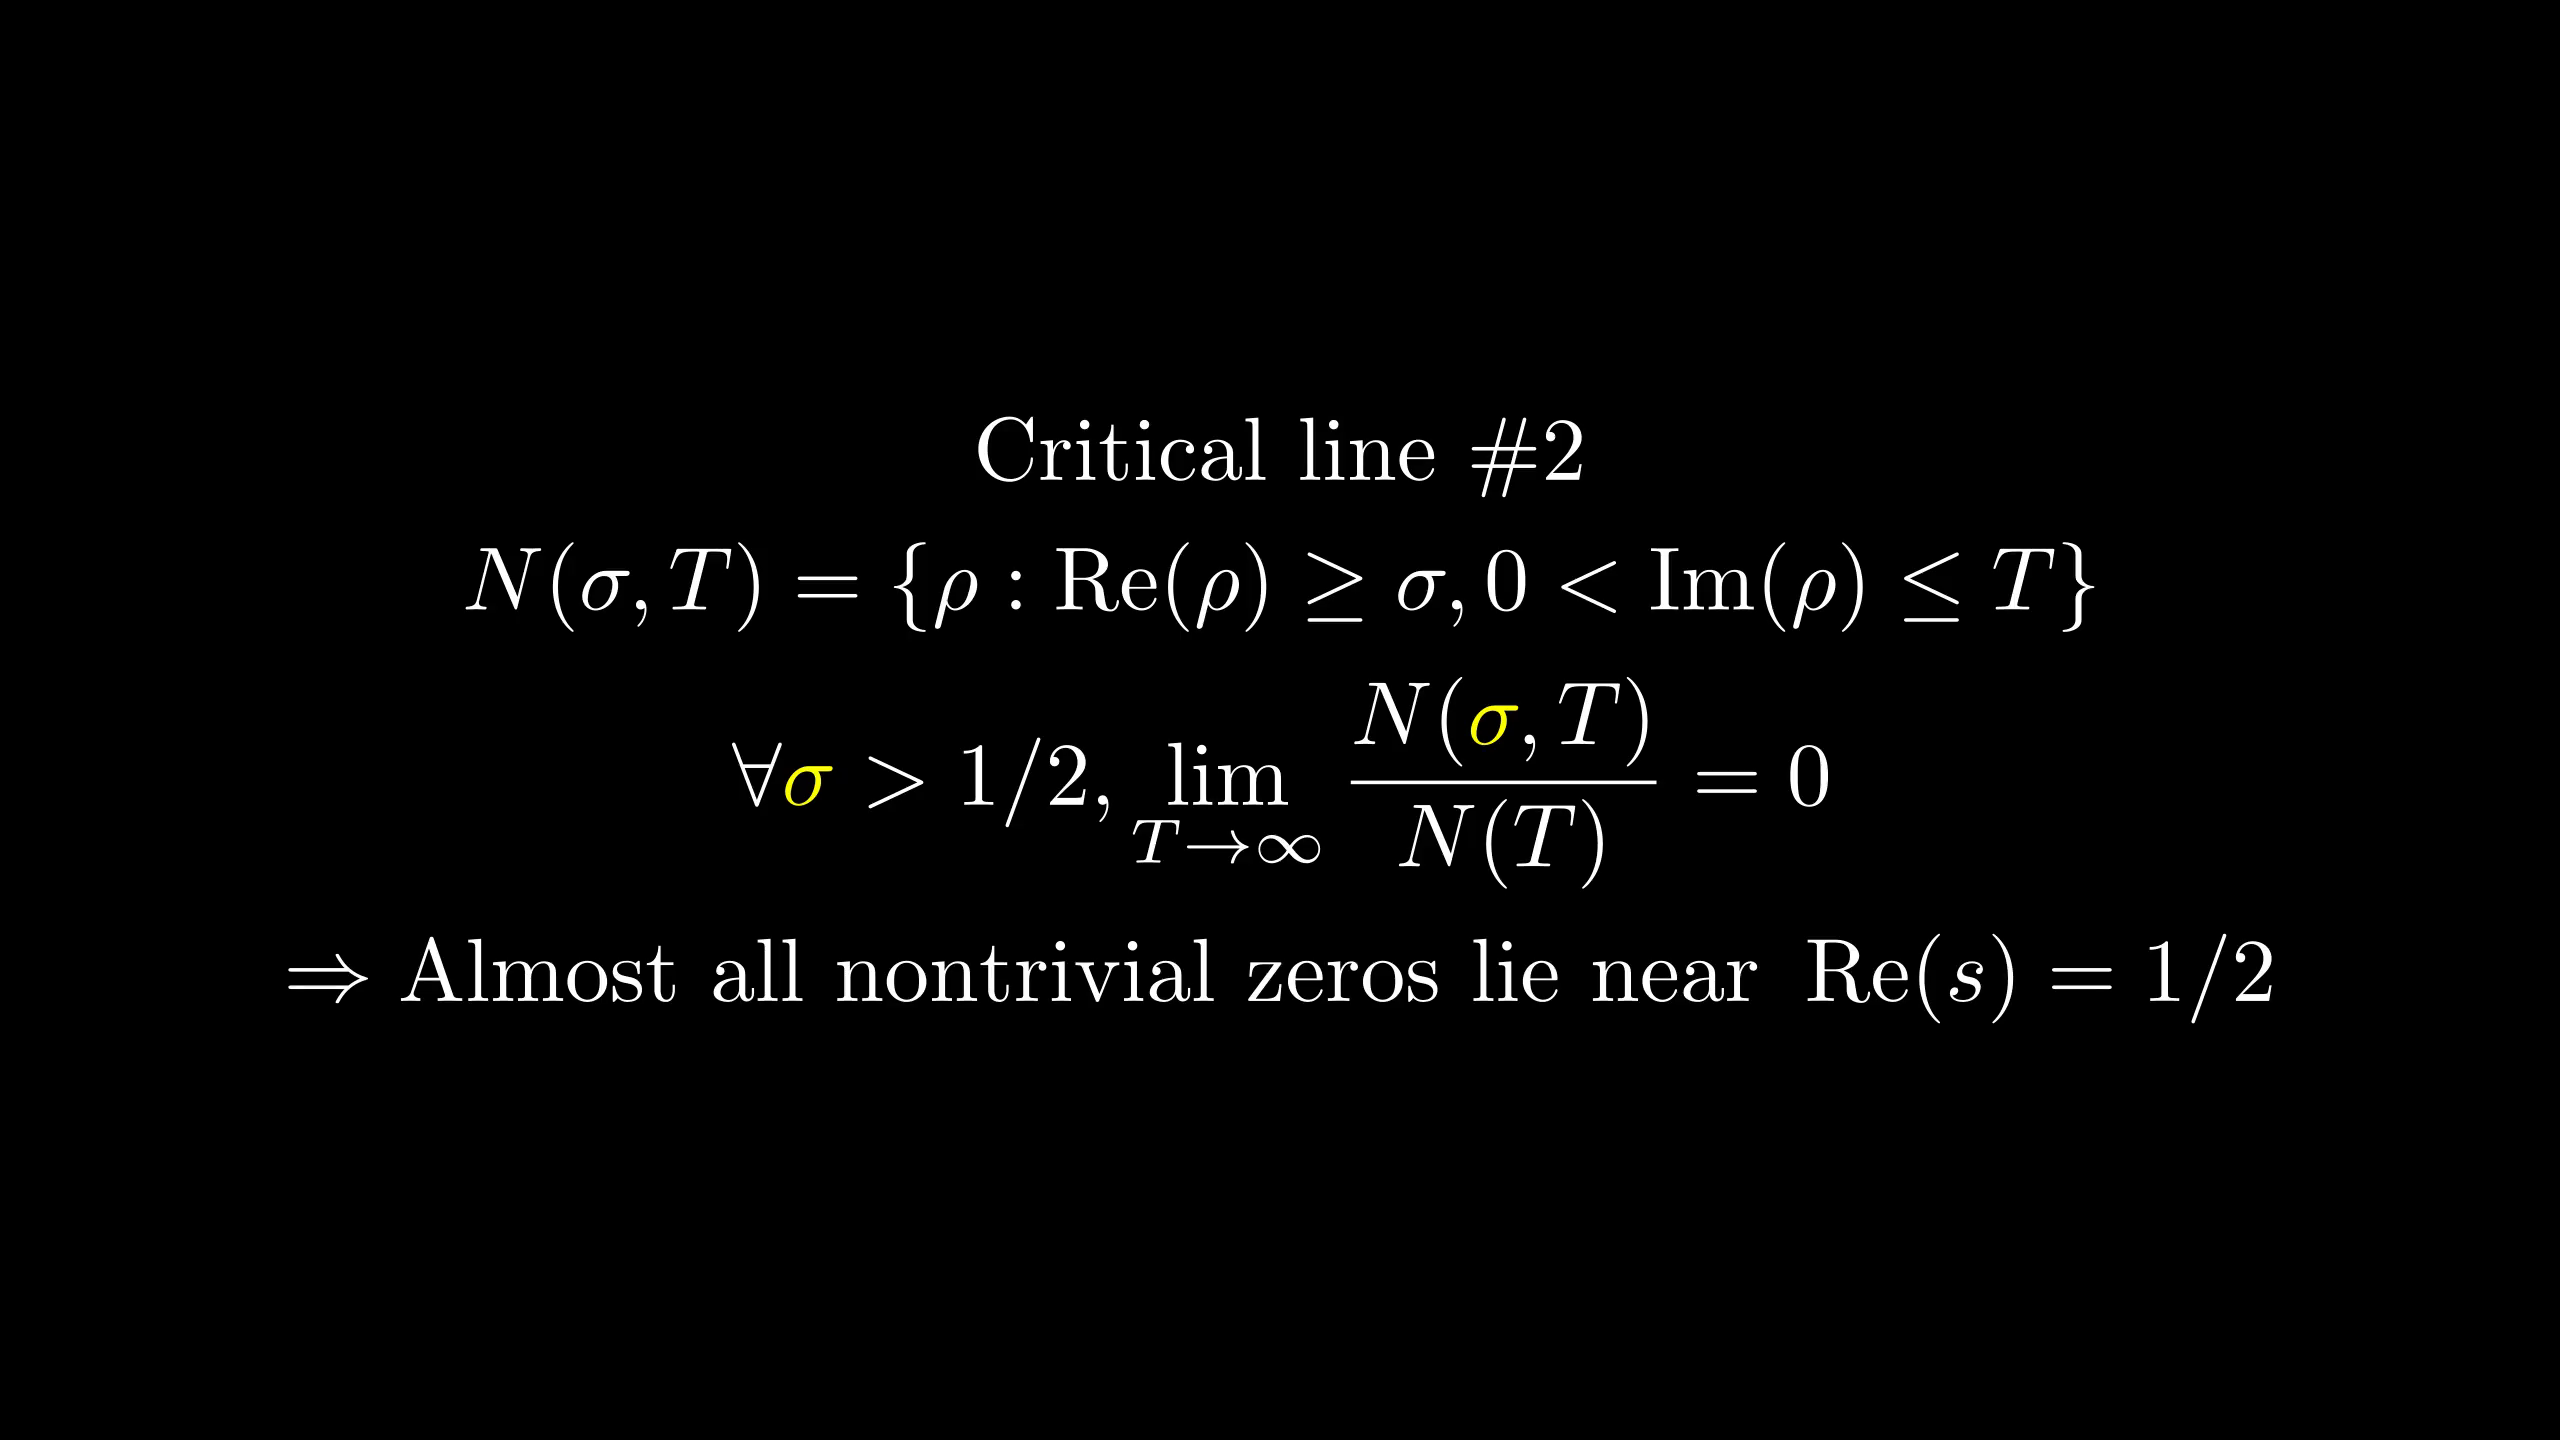

Write the Python code that produced this figure.
from manimlib.imports import *

class FooScene(Scene):
    def construct(self):
        tit=TextMobject(r"Critical line \#2")
        fml=TexMobject(r"N(\sigma,T)=\{\rho:\Re(\rho)\ge\sigma,0<\Im(\rho)\le T\}")
        fml2=TexMobject(r"\forall\sigma>1/2,\lim_{T\to\infty}{N(\sigma,T)\over N(T)}=0",tex_to_color_map={r"\sigma":YELLOW})
        fml3=TexMobject(r"\Rightarrow\text{Almost all nontrivial zeros lie near }\Re(s)=1/2")
        self.add(VGroup(tit,fml,fml2,fml3).arrange(DOWN))
        self.wait()
